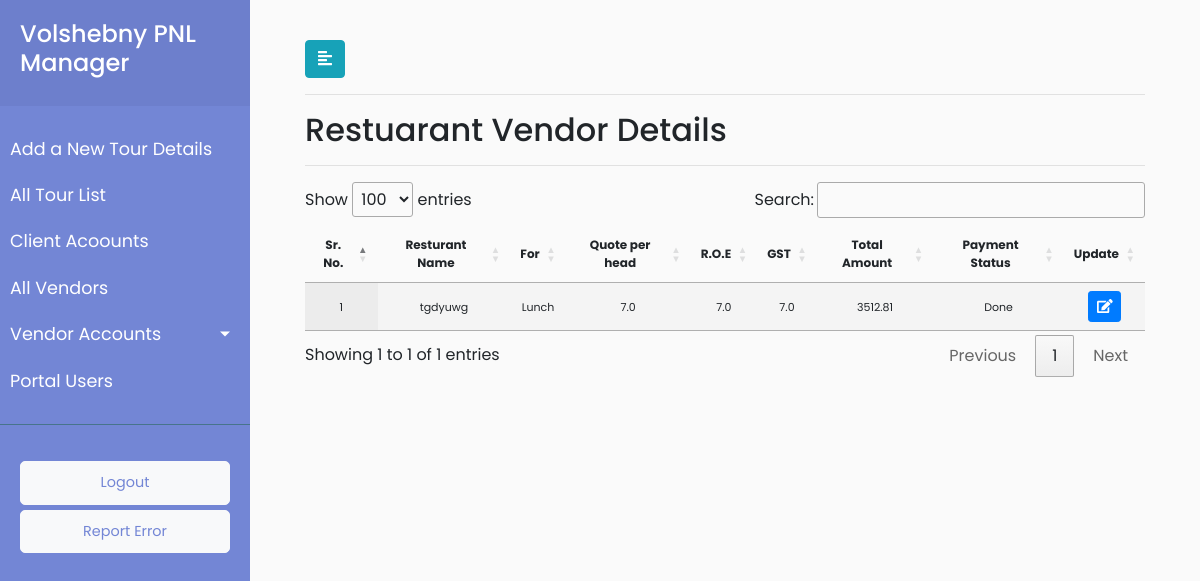
Screenshot of /vendor/details/restaurant/27/Done/ (signed in) with the database file from the repository.
### payment/models.py (models this page shows, shortened)
class Service(models.Model):
        payment_status=(('Pending','Pending'),('Done','Done'))
        service_vendor_id = models.ForeignKey(Vendor, on_delete = models.CASCADE,default="2")
        service_number_of_passengers =  models.CharField(max_length=920,blank=True)
        service_quote_per_head = models.FloatField(blank=True)
        service_roe = models.FloatField(blank=True)
        service_gst = models.FloatField(blank=True)
        service_total_amount =  models.FloatField(default=0.0,blank=True)
        service_payment_method = models.CharField(max_length=920,default="")
        service_vendor_payment_status = models.CharField(choices=payment_status,max_length=920,default="Pending")
        objects = InheritanceManager()
        service_id = models.ForeignKey(Groupdescription, on_delete = models.CASCADE,default="11")

class RestaurantQuatation(Service):
        service_type = models.CharField(max_length=920,default="Restuarant Quatation Service")
        RESTAURANT_FOR=(('Lunch','Lunch'),
                        ('Dinner','Dinner'))
        restaurantquatation_resturant_name= models.CharField(max_length=920)
        restaurantquatation_For = models.CharField(choices=RESTAURANT_FOR,max_length=920,default="Lunch")
        restaurantquatation_date = models.DateTimeField(default=timezone.now)
        class Meta:
                verbose_name_plural = " Resturant Quatation"
                verbose_name = "Resturant"

class Service(models.Model):
        payment_status=(('Pending','Pending'),('Done','Done'))
        service_vendor_id = models.ForeignKey(Vendor, on_delete = models.CASCADE,default="2")
        service_number_of_passengers =  models.CharField(max_length=920,blank=True)
        service_quote_per_head = models.FloatField(blank=True)
        service_roe = models.FloatField(blank=True)
        service_gst = models.FloatField(blank=True)
        service_total_amount =  models.FloatField(default=0.0,blank=True)
        service_payment_method = models.CharField(max_length=920,default="")
        service_vendor_payment_status = models.CharField(choices=payment_status,max_length=920,default="Pending")
        objects = InheritanceManager()
        service_id = models.ForeignKey(Groupdescription, on_delete = models.CASCADE,default="11")

### payment/views.py (the view)
# urls.py: re_path(r'^vendor/details/restaurant/(?P<vendor_id>[\w\-\s\(\)]+)/(?P<payment_status>\w+)/$',views.vendor_accounts_restaurant_quatation_details,name='vendor_accounts_restaurant_quatation_details'),
@login_required(login_url='/user_login')
def vendor_accounts_restaurant_quatation_details(request,vendor_id,payment_status):
    userrole = request.user.user_role
    vendor_pending = RestaurantQuatation.objects.filter(service_vendor_id=vendor_id,service_vendor_payment_status=payment_status).all()
    data = {"userrole":userrole, "restaurants": vendor_pending }
    return render(request, 'payment/vendor_accounts_restaurant_quatation_details.html',data)

### payment/templates/payment/vendor_accounts_restaurant_quatation_details.html (shortened to what this page needs)
{% extends 'payment/base.html' %}
{% load static %}
{% block stylesheets %}
<link rel="stylesheet" href="//cdn.datatables.net/1.10.19/css/jquery.dataTables.min.css">
{% endblock stylesheets %}
{% block content %}
<div id="content">
	<div class="container-fluid">
		<button type="button" id="sidebarCollapse" class="btn btn-info">
			<i class="fas fa-align-left"></i>
		</button>
        <hr>
               <h2>Restuarant Vendor Details</h2>
                <hr>
                         <div>
                       {% if restaurants %}
                       <table id="test_table" class="display" style="width:100%; text-align: center">
                       <thead style="font-size:12px">
                                <tr>
                                    <th class="text-center" scope="col">Sr. No.</th>
                                    <th class="text-center" scope="col">Resturant Name</th>
                                    <th class="text-center" scope="col">For</th>
                                      <th class="text-center" scope="col">Quote per head</th>
                                     <th class="text-center" scope="col">R.O.E</th>
                                     <th class="text-center" scope="col">GST</th>
                                     <th class="text-center" scope="col">Total Amount</th>
                                     <th class="text-center" scope="col">Payment Status</th>
                                    <th class="text-center" scope="col">Update</th>
                                </tr>
                            </thead>
                            <tbody style="font-size:11px">
                            {% for restaurant in restaurants %}
                                <tr>
                                    <td class="text-center" scope="row" >{{ forloop.counter }}</td>
                                   <td class="text-center">{{ restaurant.restaurantquatation_resturant_name }}</td>
                                    <td class="text-center">{{ restaurant.restaurantquatation_For }}</td>
                                    <td class="text-center">{{ restaurant.service_quote_per_head }}</td>
                                    <td class="text-center">{{ restaurant.service_roe }}</td>
                                    <td class="text-center">{{ restaurant.service_gst }}</td>
                                    <td class="text-center">{{ restaurant.service_total_amount }}</td>
                                     <td class="text-center">{{ restaurant.service_vendor_payment_status }}</td>
                                    <td>
                            <button type="button" class="update_restaurant btn btn-sm btn-primary" data-id="{% url 'payment:vendor_restaurant_detail_update' restaurant.pk %}">
                                <span class="fa fa-edit"></span>
                            </button>
                        </td>
                                </tr>
                                {% endfor %}
                            </tbody>
                             </table>
                             {% else %}
			<p class="no-leads text-primary">No entry added yet.</p>
			{% endif %}
                </div>
            </div>
            </div>
{% endblock %}

### payment/static/payment/style.css (style rules this page uses)
body { font-family: 'Poppins', sans-serif; background: #fafafa; }
#content { width: calc(100% - 250px); padding: 40px; min-height: 100vh; transition: all 0.3s; position: absolute; top: 0; right: 0; }

### rows the page displays
RestaurantQuatation: restaurantquatation_resturant_name "tgdyuwg", restaurantquatation_For "Lunch", service_quote_per_head "7.0", service_roe "7.0", service_gst "7.0", service_total_amount "3512.81", service_vendor_payment_status "Done"
